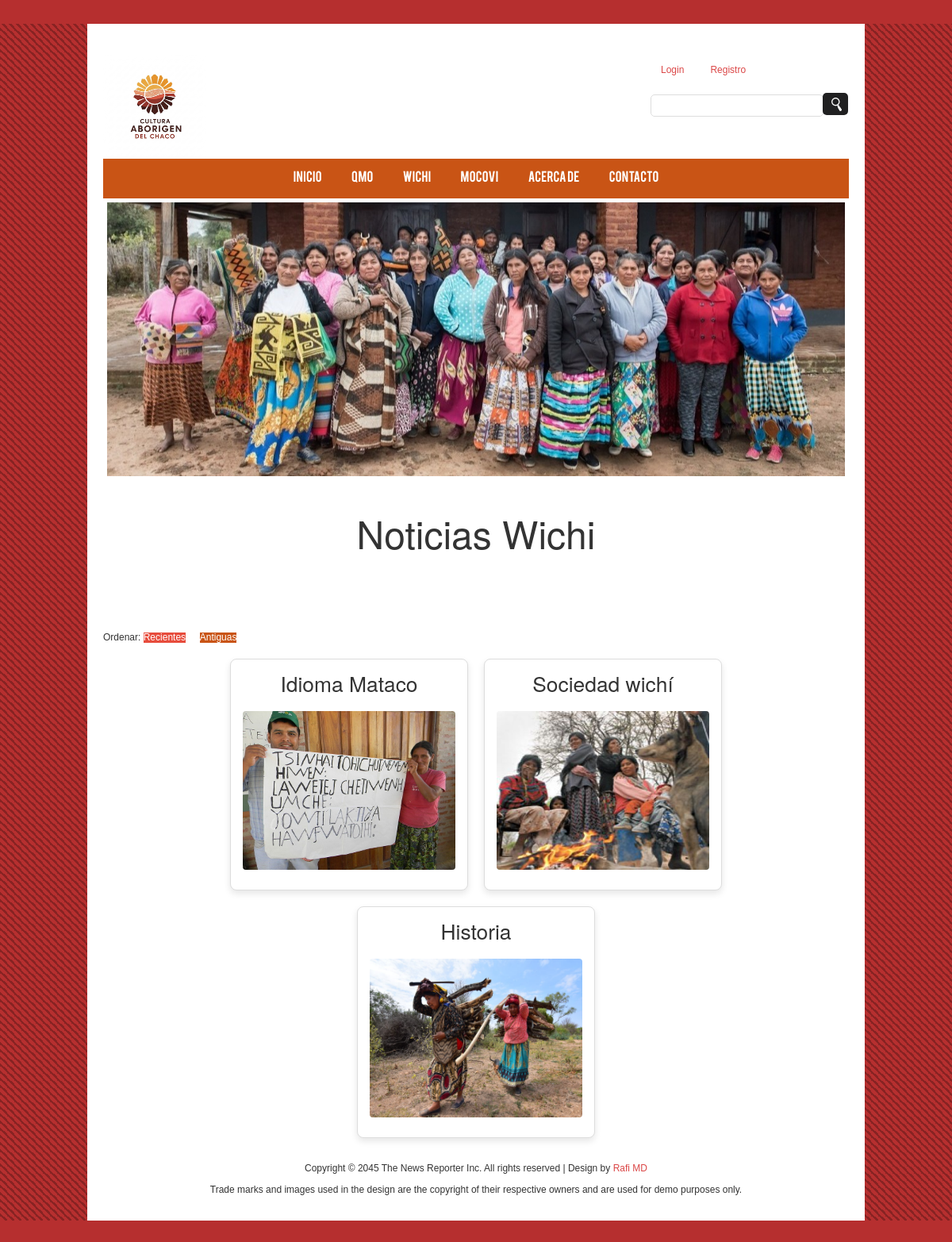
The page /wichi/ on the database its author committed.
### apps/noticias/models.py (models this page shows, shortened)
class Articulo(models.Model):
    titulo = models.CharField(max_length=200)
    contenido = models.TextField()
    fecha_publicacion = models.DateTimeField(default=timezone.now)
    autor = models.CharField(max_length=100)
    categoria = models.ForeignKey(Categoria, on_delete=models.SET_NULL, null=True, blank=True, related_name='articulos')
    imagen = models.ImageField(upload_to='articulos', blank=True, null=True)

### apps/noticias/views.py (the view)
# urls.py: path('wichi/', views.Filtro_WICHI, name='filtro_wichi'),
def Filtro_WICHI(request):
    wichi_categoria = get_object_or_404(Categoria, pk=2)
    articulos_wichi = Articulo.objects.filter(categoria=wichi_categoria).order_by('-fecha_publicacion')
    orden = request.GET.get('orden')
    if orden == 'asc':
        articulos_wichi = articulos_wichi.order_by('fecha_publicacion')
    contexto = {
        'categoria': wichi_categoria,
        'articulos': articulos_wichi,
    }
    return render(request, 'noticias/filtro_wichi.html', contexto)

### templates/noticias/filtro_wichi.html (shortened to what this page needs)
{% extends 'index.html' %}
{% block contenido_cuerpo %}
    <h1 class="titulo-Principal">Noticias Wichi</h1>
    <br>
    <br>
    <br>
    <br>
    <br>
    <br>
    <div>Ordenar:
        <a href="{% url 'noticias:filtro_wichi' %}?orden=dsc" class="btn-borrar"style="margin-right: 15px;">Recientes</a>
        <a href="{% url 'noticias:filtro_wichi' %}?orden=asc" class="btn-modificar">Antiguas</a>
    </div>
<div class="contenedor-articulos">
    {% for articulo in articulos %}
        <div class="articulo">
            <h2 class="titulo">{{ articulo.titulo }}</h2>
            <a href="{% url 'noticias:path_detalle_articulo' articulo.pk %}">
                <img src="{{ articulo.imagen.url }}" alt="{{ articulo.titulo }}" width="300" height="300">
            </a>
        </div>
    {% endfor %}
    </div>
{% endblock contenido_cuerpo %}

### static/css/style.css (style rules this page uses)
* { margin:0; padding:0 }
body { font-family:Arial; font-size:12px; line-height:13px; background:top center no-repeat fixed #b62f2f }
a { color:#d52929db; text-decoration:none }
input[type=submit] h1, h2, h4, h5, h6 { font-weight:normal; margin:0 0 15px }
h2 { font-size:25px; line-height:30px }
img { max-width:100%; height:auto }
div { overflow:hidden }
.contenedor-articulos { display: flex; flex-wrap: wrap; justify-content: center; gap: 20px; padding: 20px; }
.titulo-Principal { font-size: 4em; color: #333; margin-bottom: 20px; text-align: center; }
.articulo { border: 1px solid #ddd; border-radius: 8px; padding: 15px; box-shadow: 0 4px 8px rgba(0, 0, 0, 0.1); text-align: center; width: 300px; background-color: #fff; }
.articulo img { width: 300px; height: 200px; border-radius: 4px; margin-bottom: 10px; }
.articulo h2 { font-size: 2.2em; color: #333; margin-top: 0; }
.btn-borrar { background-color: #e74c3c; color: white; }
.btn-modificar { background-color: #c95415; color: white; }
.titulo { font-size: 3em; color:#333; margin-bottom: 20px; }

### rows shown on the page
Articulo: titulo "Idioma Mataco", imagen (picture)
Articulo: titulo "Sociedad wichí", imagen (picture)
Articulo: titulo "Historia", imagen (picture)
